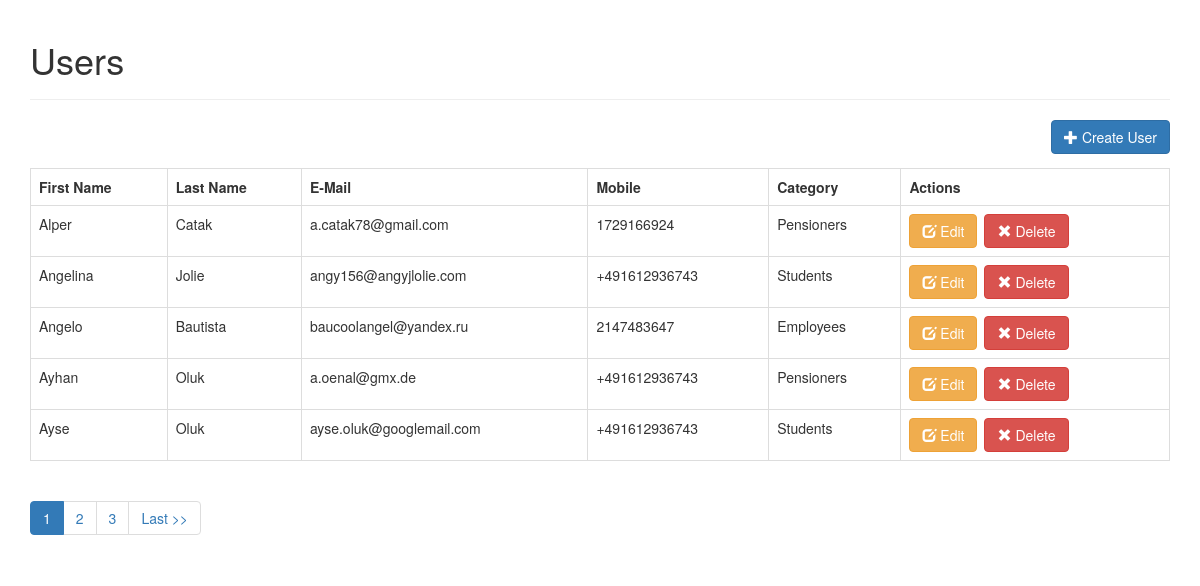
Before: / with the older database file.
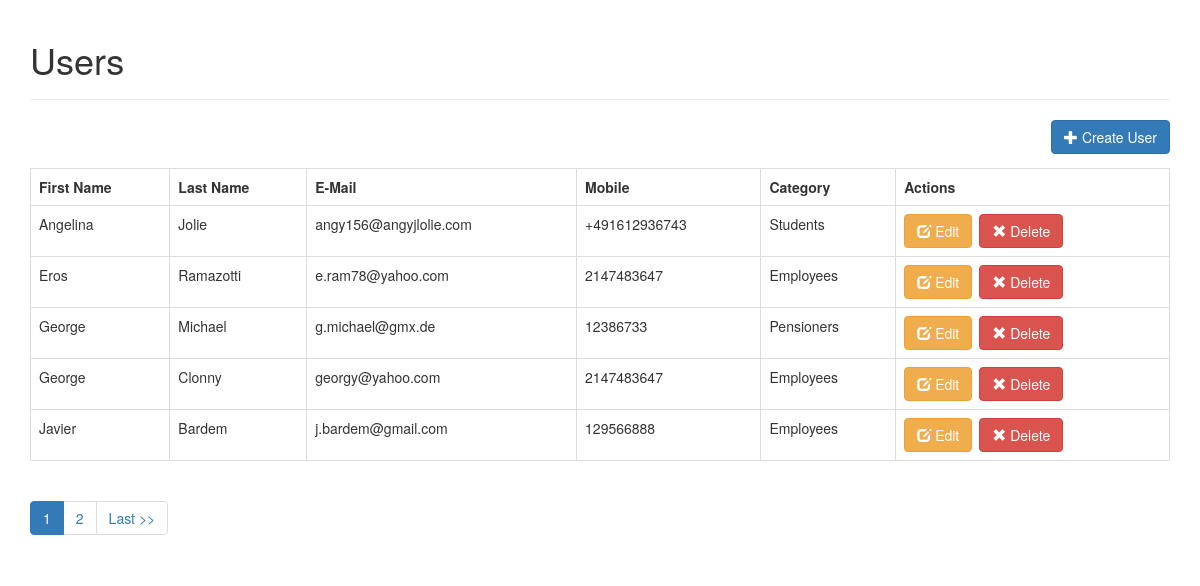
After: the same page with the newer database file.
### tables this page shows
CREATE TABLE IF NOT EXISTS `users` (
  `id` int(11) NOT NULL,
  `firstname` varchar(100) NOT NULL,
  `lastname` varchar(100) NOT NULL,
  `email` varchar(100) NOT NULL,
  `mobile` varchar(30) NOT NULL,
  `category_id` int(11) NOT NULL,
  `created` timestamp NOT NULL DEFAULT CURRENT_TIMESTAMP
);

CREATE TABLE IF NOT EXISTS `categories` (
  `id` int(11) NOT NULL,
  `name` varchar(256) NOT NULL,
  `created` timestamp NOT NULL DEFAULT CURRENT_TIMESTAMP
);

### classes/user.php (called while the page is built, shortened)
<?php
class User
{
    public $db_conn;
    public $table_name = "users";
    public function __construct($db)
    {
        $this->db_conn = $db;
    }
    public function countAll()
    {
        $sql = "SELECT id FROM " . $this->table_name . "";
        $prep_state = $this->db_conn->prepare($sql);
        $prep_state->execute();
        $num = $prep_state->rowCount();
        return $num;
    }
    function getAllUsers($from_record_num, $records_per_page)
    {
        $sql = "SELECT id, firstname, lastname, email, mobile, category_id FROM " . $this->table_name . " ORDER BY firstname ASC LIMIT ?, ?";
        $prep_state = $this->db_conn->prepare($sql);
        $prep_state->bindParam(1, $from_record_num, PDO::PARAM_INT);
        $prep_state->bindParam(2, $records_per_page, PDO::PARAM_INT);
        $prep_state->execute();
        return $prep_state;
    }
}

### classes/category.php (called while the page is built, shortened)
<?php
class Category
{
    private $db_conn;
    private $table_name = "categories";
    public $id;
    public function __construct($db)
    {
        $this->db_conn = $db;
    }
    function getName()
    {
        $sql = "SELECT name FROM " . $this->table_name . " WHERE id = ? limit 0,1";
        $prep_state = $this->db_conn->prepare($sql);
        $prep_state->bindParam(1, $this->id);
        $prep_state->execute();
        $row = $prep_state->fetch(PDO::FETCH_ASSOC);
        $this->name = $row['name'];
    }
}

### index.php (the view, shortened to what this page needs)
<?php
include_once 'classes/user.php';
include_once 'classes/category.php';
include_once 'initial.php';
$page = isset($_GET['page']) ? $_GET['page'] : 1;
$records_per_page = 5;
$from_record_num = ($records_per_page * $page) - $records_per_page;
$user = new User($db);
$category = new Category($db);
$page_title = "Users";
include_once "header.php";
echo "<div class='right-button-margin'>";
echo "<a href='create.php' class='btn btn-primary pull-right'>";
echo "<span class='glyphicon glyphicon-plus'></span> Create User";
echo "</a>";
echo "</div>";
$prep_state = $user->getAllUsers($from_record_num, $records_per_page);
$num = $prep_state->rowCount();
if($num>=0){
    echo "<table class='table table-hover table-responsive table-bordered'>";
    echo "<tr>";
    echo "<th>First Name</th>";
    echo "<th>Last Name</th>";
    echo "<th>E-Mail</th>";
    echo "<th>Mobile</th>";
    echo "<th>Category</th>";
    echo "<th>Actions</th>";
    echo "</tr>";
    while ($row = $prep_state->fetch(PDO::FETCH_ASSOC)){
        extract($row);
        echo "<tr>";
        echo "<td>$row[firstname]</td>";
        echo "<td>$row[lastname]</td>";
        echo "<td>$row[email]</td>";
        echo "<td>$row[mobile]</td>";
        echo "<td>";
                    $category->id = $category_id;
					$category->getName();
					echo $category->name;
        echo "</td>";
        echo "<td>";
        echo "<a href='edit.php?id=" . $id . "' class='btn btn-warning left-margin'>";
        echo "<span class='glyphicon glyphicon-edit'></span> Edit";
        echo "</a>";
        echo "<a href='delete.php?id=" . $id . "' class='btn btn-danger delete-object'>";
        echo "<span class='glyphicon glyphicon-remove'></span> Delete";
        echo "</a>";
        echo "</td>";
        echo "</tr>";
    }
    echo "</table>";
    include_once 'pagination.php';
}
else{
    echo "<div> No User found. </div>";
    }
?>
<?php
include_once "footer.php";
?>

### header.php (shortened to what this page needs)
<!DOCTYPE html>
<html lang="en">
<head>
    <link href="library/css/bootstrap.css" rel="stylesheet" media="screen" />
    <link href="library/css/bootstrap.min.css" rel="stylesheet">
</head>
<body>
    <div class="container">
        <?php
             echo "<div class='page-header'>";
             echo "<h1>{$page_title}</h1>";
             echo "</div>";
        ?>

### pagination.php (shortened to what this page needs)
<?php
echo "<ul class=\"pagination\">";
$total_rows = $user->countAll();
$total_pages = ceil($total_rows / $records_per_page);
$range = 2;
$initial_num = $page - $range;
$condition_limit_num = ($page + $range) + 1;
for ($x=$initial_num; $x<$condition_limit_num; $x++) {
    if (($x > 0) && ($x <= $total_pages)) {
        if ($x == $page) {
            echo "<li class='active'><a href=\"#\">$x <span class=\"sr-only\">(current)</span></a></li>";
        }
        else {
            echo "<li><a href='" . htmlspecialchars($_SERVER['PHP_SELF']) . "?page=$x'>$x</a></li>";
        }
    }
}
if($page<$total_pages){
    echo "<li><a href='" . htmlspecialchars($_SERVER['PHP_SELF']) . "?page={$total_pages}' title='Last page is {$total_pages}.'>";
    echo "Last >> ";
    echo "</a></li>";
}
echo "</ul>";

### footer.php
</div>
</body>
</html>

### header.php (style rules this page uses)
.left-margin { margin:0 .5em 0 0; }
.right-button-margin { margin: 0 0 1em 0; overflow: hidden; }

Changed rows visible on the page:
no longer on this page (row edited): users: firstname "Alper", lastname "Catak", email "a.catak78@gmail.com", mobile "1729166924", category.name "Pensioners"
removed users: firstname "Angelo", lastname "Bautista", email "baucoolangel@yandex.ru", mobile "2147483647", category.name "Employees"
removed users: firstname "Ayhan", lastname "Oluk", email "a.oenal@gmx.de", mobile "+491612936743", category.name "Pensioners"
removed users: firstname "Ayse", lastname "Oluk", email "ayse.oluk@googlemail.com", mobile "+491612936743", category.name "Students"
added users: firstname "Eros", lastname "Ramazotti", email "e.ram78@yahoo.com", mobile "2147483647", category.name "Employees"
now on this page (row edited): users: firstname "George", lastname "Michael", email "g.michael@gmx.de", mobile "12386733", category.name "Pensioners"
added users: firstname "George", lastname "Clonny", email "georgy@yahoo.com", mobile "2147483647", category.name "Employees"
now on this page (row edited): users: firstname "Javier", lastname "Bardem", email "j.bardem@gmail.com", mobile "129566888", category.name "Employees"
Other visible differences:
list line gone: "3"
